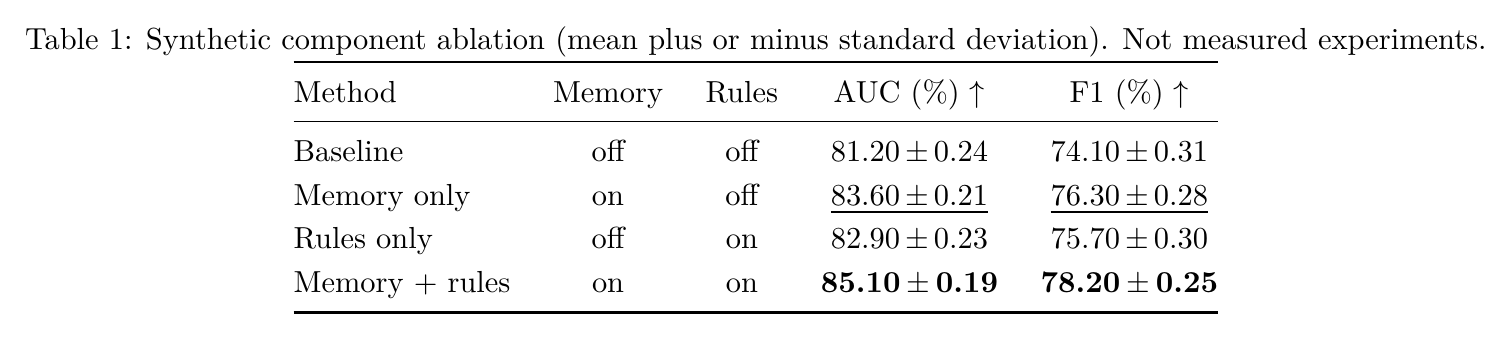
#> input picture docs/images/ablation.png, 1510 x 340 px
$ python -i render_previews.py   (imports and definitions only)
#> lines starting #> are read from the running program, lines starting #| are printed output that depends on the picture
"""Rebuild README figures from original synthetic JSON and real LaTeX renders.

Documentation-only dependencies: Pillow, a TeX engine and Poppler/pdftoppm.
Run from the skill repository root, with a fresh --build-root.
"""
from __future__ import annotations
import argparse
from pathlib import Path
import sys
from PIL import Image, ImageChops, ImageDraw, ImageFont, ImageOps

ROOT=Path(__file__).resolve().parents[1]
sys.path.insert(0,str(ROOT/'scripts'))
from tablelib import generate, read_json, sha256, write_json
from compile_table import compile_source
from inspect_render import render

def column(cid: str, label: str, direction: str='higher', **kwargs) -> dict:
    return {'id':cid,'label':label,'direction':direction,**kwargs}

# [30 lines left out: functions save_source, specifications, not called in this run]

PREAMBLE=r'''\documentclass[10pt]{article}
\usepackage[paperwidth=190mm,paperheight=85mm,margin=8mm]{geometry}
\usepackage[T1]{fontenc}
\usepackage{lmodern,booktabs,siunitx,amsmath}
\pagestyle{empty}
\renewcommand{\arraystretch}{1.20}
\setlength{\tabcolsep}{7pt}
\listfiles
\begin{document}
'''

def crop(path: Path) -> Image.Image:
#> called with path = 'images/ablation.png'
    img=Image.open(path).convert('RGB')
#> img is the input picture: PIL image 1510x340 RGB; min 0, max 255, mean 243.3
    difference=ImageChops.difference(img,Image.new('RGB',img.size,'white')).convert('L')
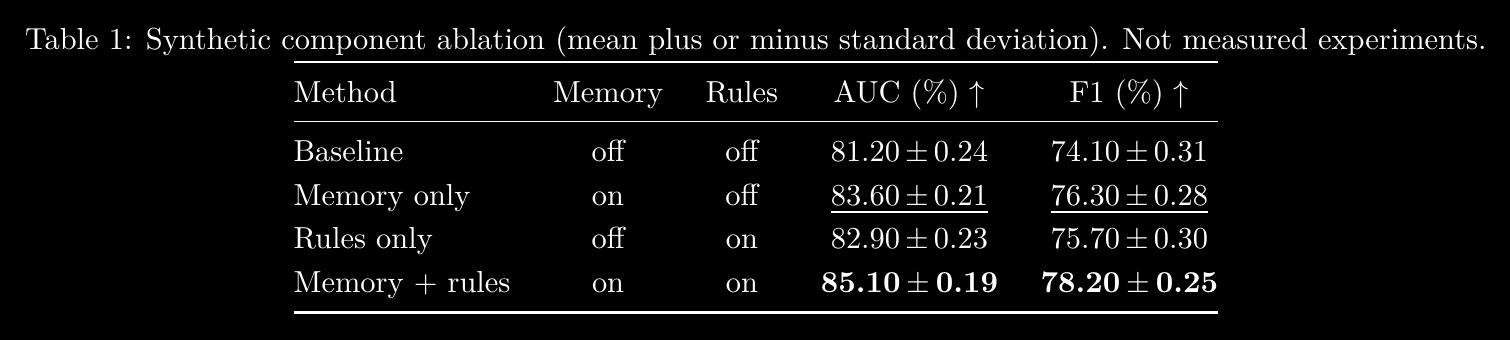
#> difference: PIL image 1510x340 L; min 0, max 255, mean 11.7
    box=difference.point(lambda x:255 if x>20 else 0).getbbox()
#> box = (26, 26, 1484, 314)
    if not box: raise ValueError('Rendered page is empty')
    return ImageOps.expand(img.crop(box),border=26,fill='white')

# [46 lines left out: functions font, main, not called in this run]

# [1 line not run here, left out]

>>> result = crop('images/ablation.png')

$ run again, on examples/references/ablation_table-example1/original.png
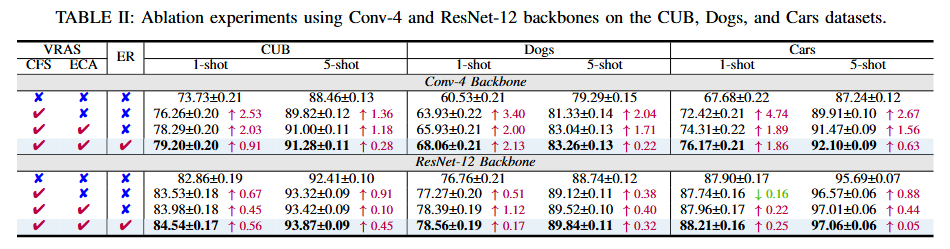
#> input picture examples/references/ablation_table-example1/original.png, 950 x 249 px
#> in crop, `difference=ImageChops.difference(img,Image.new('RGB',img.size,'white')..`:
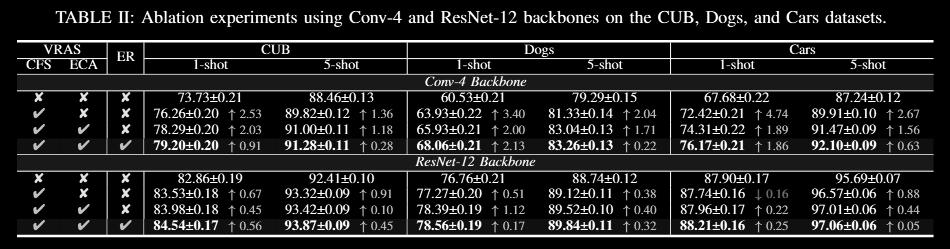
#> difference: PIL image 950x249 L; min 0, max 255, mean 33.1
#> box = (17, 10, 934, 238)
#> in crop, `return ImageOps.expand(img.crop(box),border=26,fill='white')`:
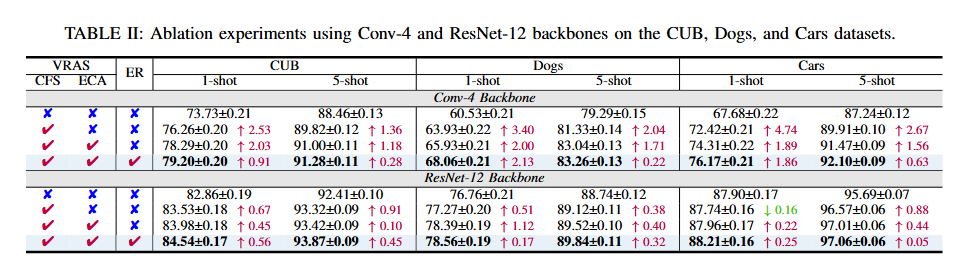
#> returned value: PIL image 969x280 RGB; mean R, G, B 226.9, 225.6, 227.4

$ run again, on examples/references/ablation_table-example1/reconstruction.png
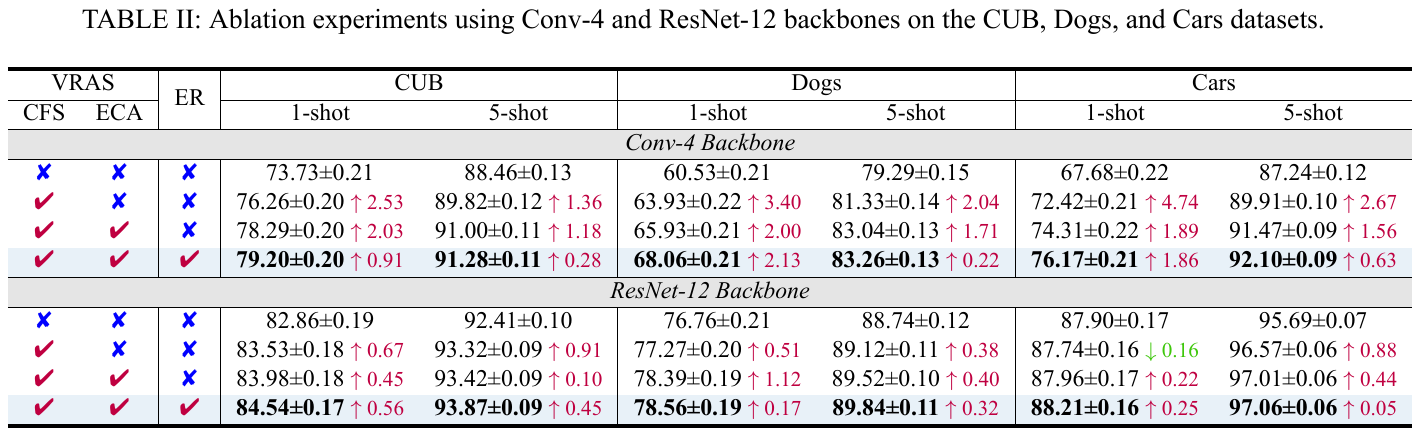
#> input picture examples/references/ablation_table-example1/reconstruction.png, 1420 x 436 px
#> in crop, img is the input picture: PIL image 1420x436 RGB; mean R, G, B 226.7, 225.6, 227.7
#> in crop, `difference=ImageChops.difference(img,Image.new('RGB',img.size,'white')..`:
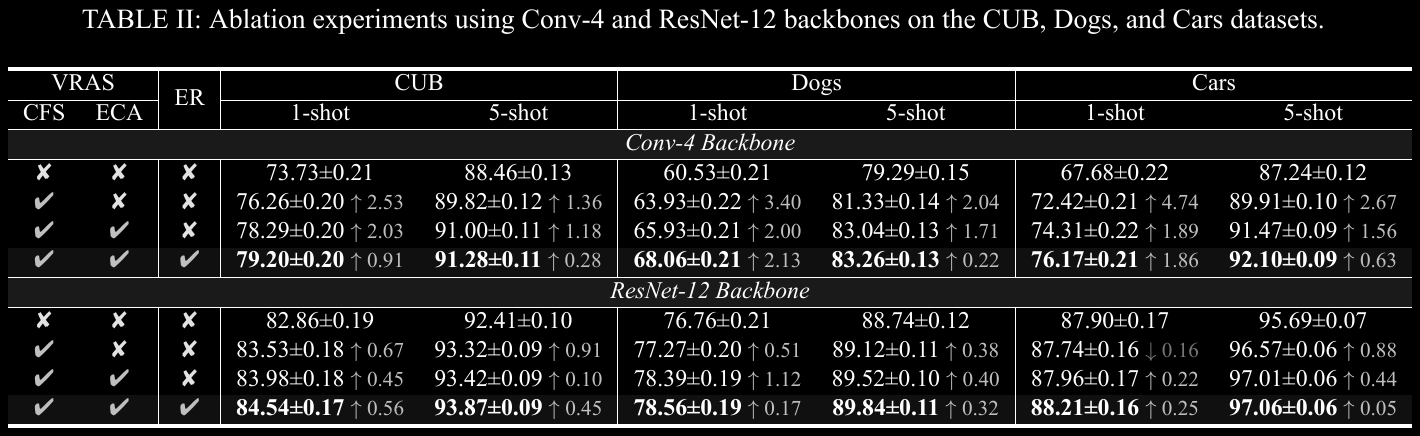
#> difference: PIL image 1420x436 L; min 0, max 255, mean 28.9
#> box = (8, 8, 1412, 428)
#> in crop, `return ImageOps.expand(img.crop(box),border=26,fill='white')`:
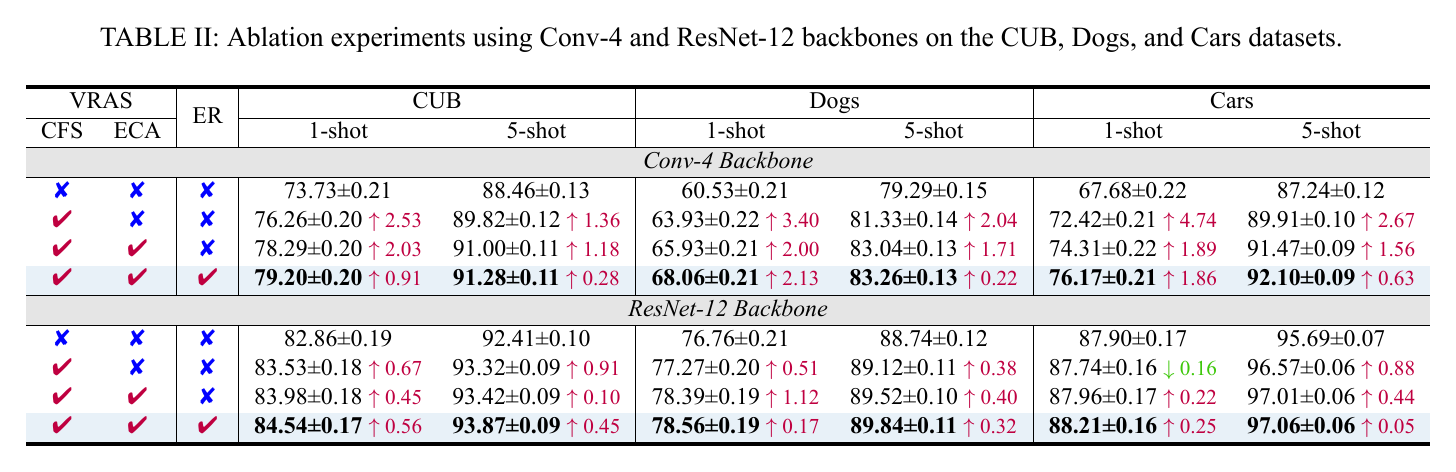
#> returned value: PIL image 1456x472 RGB; mean R, G, B 229.5, 228.5, 230.4
